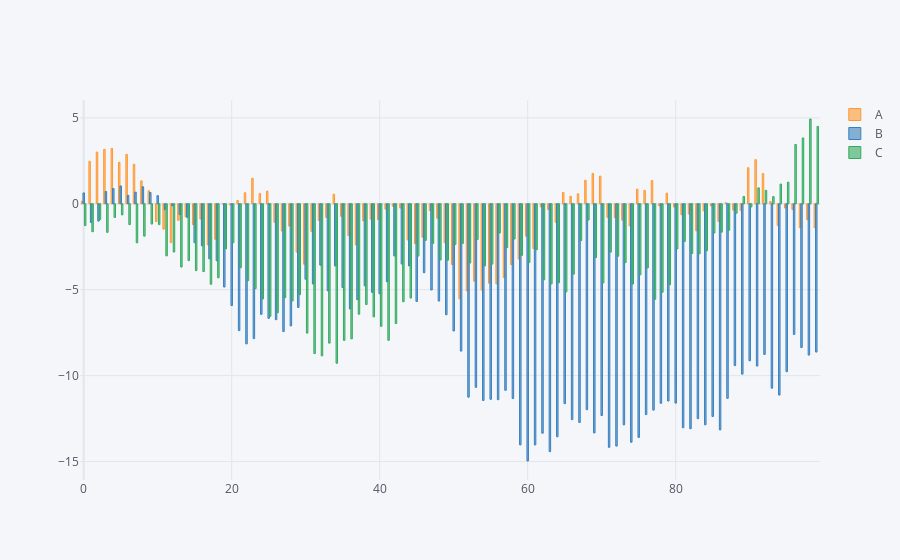

The notebook cell this image was saved under:
### Code cell
df.iplot(kind = 'bar', bargap=0.4)
